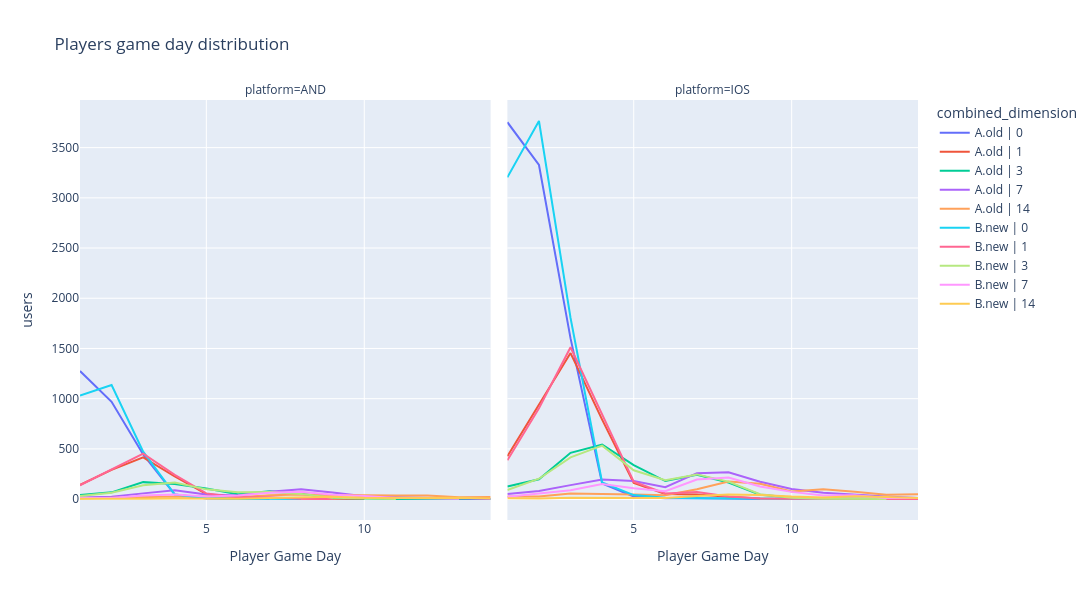
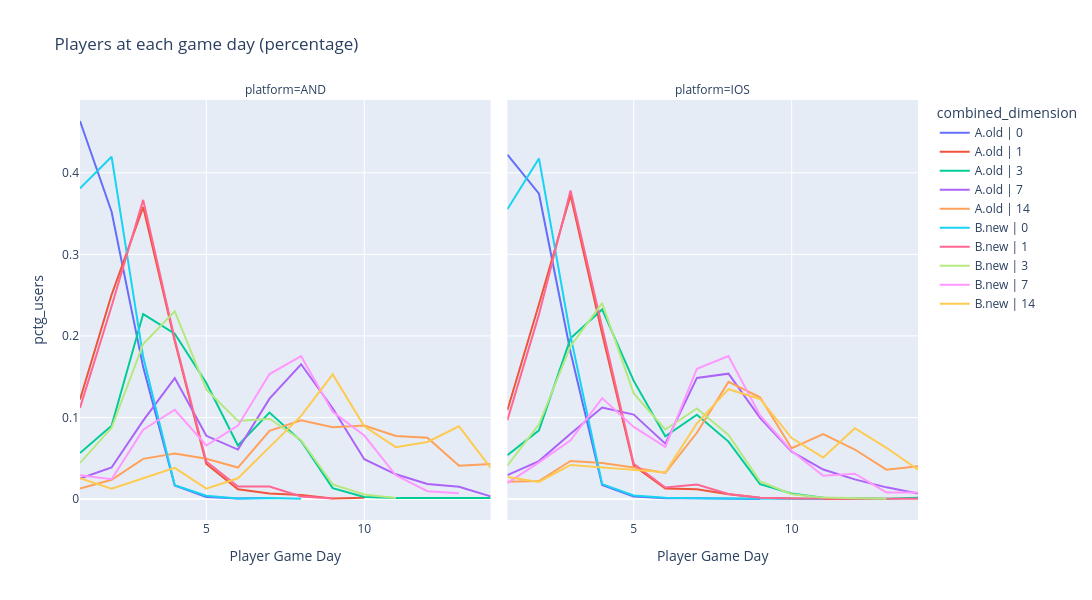
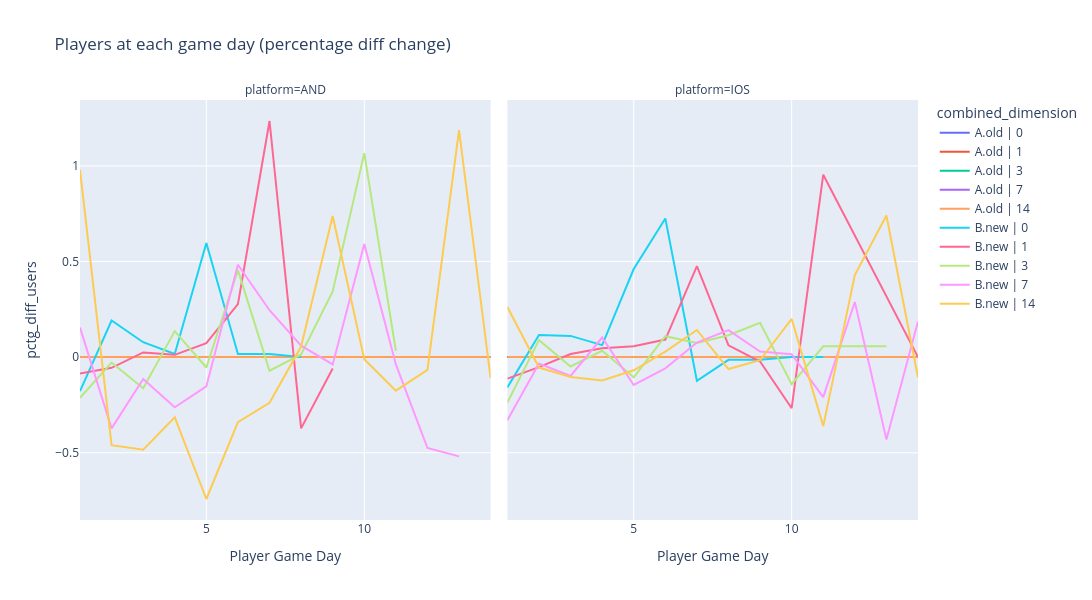

The notebook cell these images were saved under, in order:
### Code cell
max_gameday = 14

# Level distribution charts: user counts, percentage share, and day-over-day diff (up to level 30)
fig = px.line(pl_ftue_funnel_agg[pl_ftue_funnel_agg['max_gameday'] <= max_gameday], 
              x='max_gameday', 
              labels={'max_gameday': 'Player Game Day'},
              y='users',
              color='combined_dimension',
              title='Players game day distribution',
              facet_col='platform',
              width=1500,
              height=600,
              hover_data={'max_gameday': True, 'users': True},)

#fig = add_event_annotations(fig, events_config, x_col='max_gameday', ftue_col='FTUE_flag', data=pl_ftue_funnel_agg, show_annotations=False)
#fig = add_median_lines(fig, pl_ftue_funnel_agg, x_col='p50_max_gameday', ftue_col='FTUE_flag', platform_col='platform')

fig.show()

# hide-output
fig = px.line(pl_ftue_funnel_agg[pl_ftue_funnel_agg['max_gameday'] <= max_gameday], 
              x='max_gameday', 
              labels={'max_gameday': 'Player Game Day'},
              y='pctg_users',
              color='combined_dimension',
              title='Players at each game day (percentage)',
              facet_col='platform',
              width=1500,
              height=600,
              hover_data={'max_gameday': True, 'users': True},)

#fig = add_event_annotations(fig, events_config, x_col='max_gameday', ftue_col='FTUE_flag', data=pl_ftue_funnel_agg, show_annotations=True)

fig.show()

# hide-output
fig = px.line(pl_ftue_funnel_agg[pl_ftue_funnel_agg['max_gameday'] <= max_gameday], 
              x='max_gameday', 
              labels={'max_gameday': 'Player Game Day'},
              y='pctg_diff_users',
              color='combined_dimension',
              title='Players at each game day (percentage diff change)',
              facet_col='platform',
              width=1500,
              height=600,
              hover_data={'max_gameday': True, 'users': True},)

#fig = add_event_annotations(fig, events_config, x_col='max_gameday', ftue_col='FTUE_flag', data=pl_ftue_funnel_agg, show_annotations=False)

fig.show()
